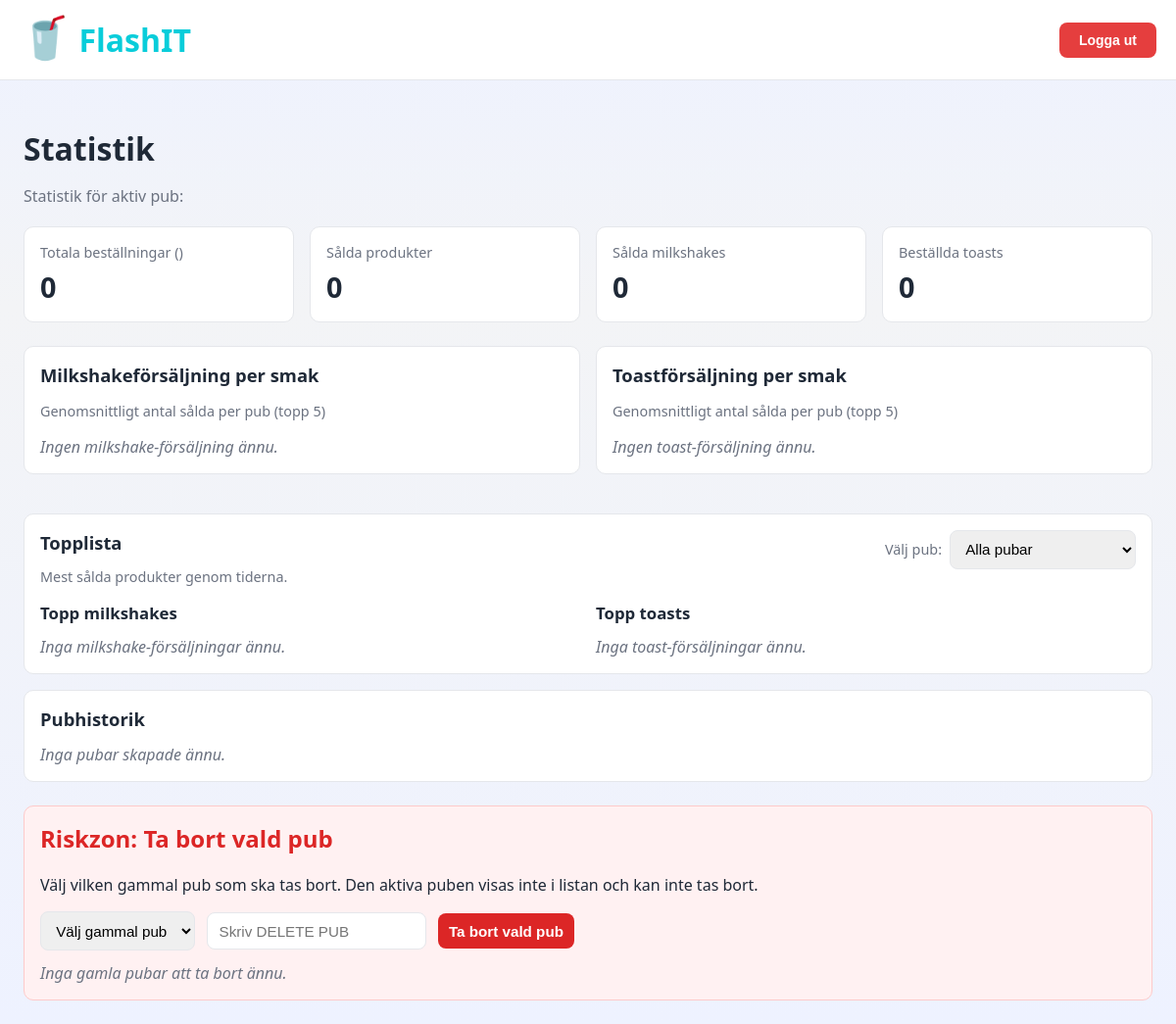
The app's page /views/statistics-view.php (signed in), older data.
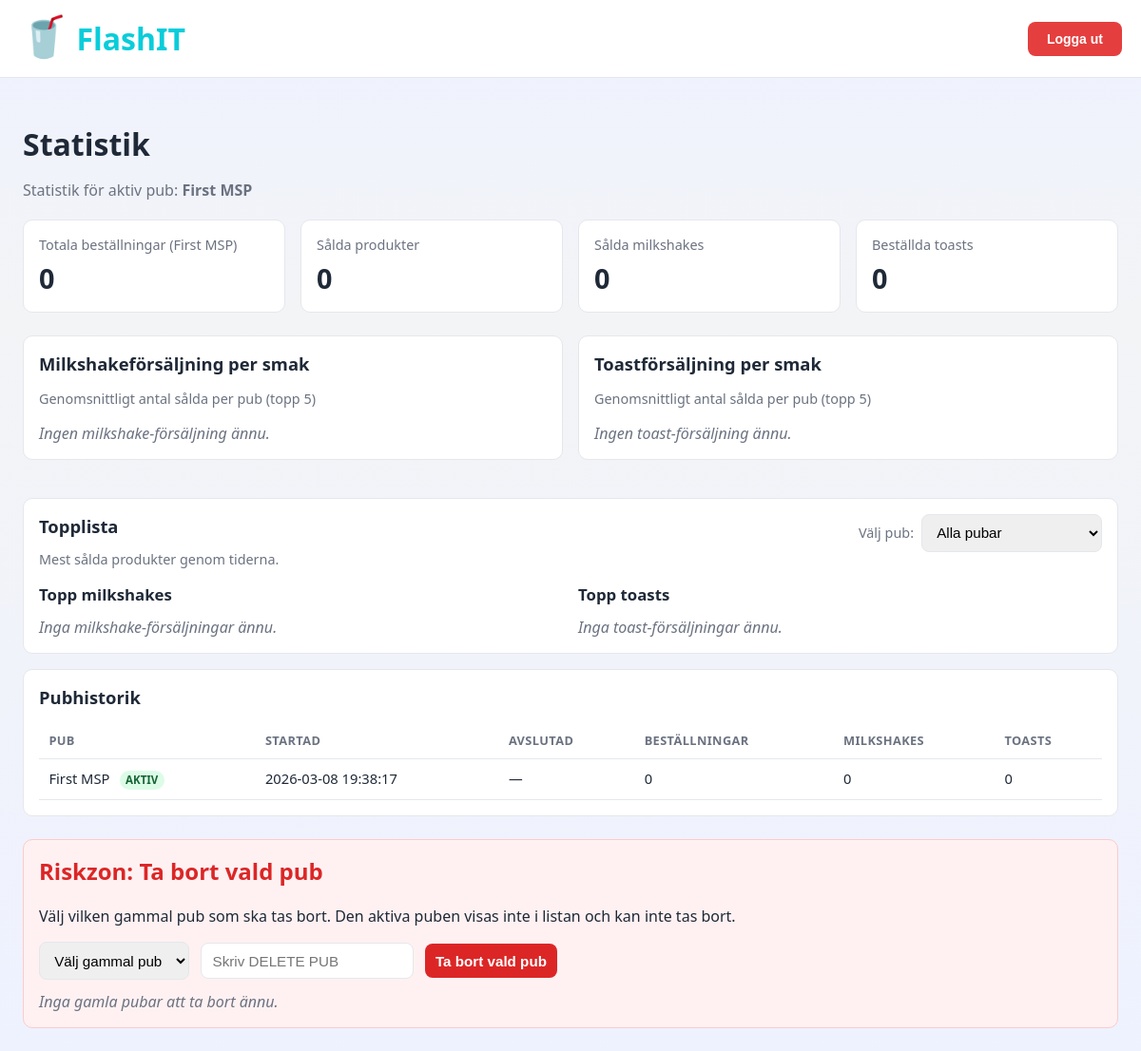
The same page, newer data.
### tables this page shows
CREATE TABLE IF NOT EXISTS pub_events (
    event_id INT UNSIGNED AUTO_INCREMENT PRIMARY KEY,
    event_name VARCHAR(120) NOT NULL,
    started_at TIMESTAMP DEFAULT CURRENT_TIMESTAMP,
    ended_at TIMESTAMP NULL,
    is_active TINYINT(1) NOT NULL DEFAULT 1
);

### public/views/statistics-view.php (the view, shortened to what this page needs)
<?php
$db = db();
$activePubId = (int) ($_SESSION['active_pub_id'] ?? 0);
$activePubName = $_SESSION['active_pub_name'] ?? '';
$selectedPubId = $activePubId;
$selectedPubName = $activePubName;
$leaderboardPubId = isset($_GET['leaderboard_pub_id']) && $_GET['leaderboard_pub_id'] !== 'all' ? (int) $_GET['leaderboard_pub_id'] : null;
$leaderboardPubName = 'Alla pubar';
$stmt = $db->prepare("SELECT COUNT(*) FROM orders WHERE event_id = ?");
$stmt->execute([$selectedPubId]);
$totalOrders = (int) $stmt->fetchColumn();
$stmt = $db->prepare("SELECT COUNT(*) FROM order_items oi JOIN orders o ON o.order_id = oi.order_id WHERE o.event_id = ?");
$stmt->execute([$selectedPubId]);
$totalItemsSold = (int) $stmt->fetchColumn();
$stmt = $db->prepare("SELECT COUNT(*) FROM order_items oi JOIN orders o ON o.order_id = oi.order_id JOIN menu_items mi ON oi.item_id = mi.item_id WHERE o.event_id = ? AND mi.category = 'milkshake'");
$stmt->execute([$selectedPubId]);
$totalMilkshakesSold = (int) $stmt->fetchColumn();
$stmt = $db->prepare("SELECT COUNT(*) FROM order_items oi JOIN orders o ON o.order_id = oi.order_id JOIN menu_items mi ON oi.item_id = mi.item_id WHERE o.event_id = ? AND mi.category = 'toast'");
$stmt->execute([$selectedPubId]);
$totalToastsSold = (int) $stmt->fetchColumn();
$milkshakeAverages = [];
$toastAverages = [];
if ($leaderboardPubId === null) {
    $topMilkshakes = $db->query("SELECT mi.name AS item_name, COUNT(*) AS sold FROM order_items oi JOIN menu_items mi ON oi.item_id = mi.item_id WHERE mi.category = 'milkshake' GROUP BY mi.item_id, mi.name ORDER BY sold DESC, mi.name ASC LIMIT 10")->fetchAll(PDO::FETCH_ASSOC);
    $topToasts = $db->query("SELECT mi.name AS item_name, COUNT(*) AS sold FROM order_items oi JOIN menu_items mi ON oi.item_id = mi.item_id WHERE mi.category = 'toast' GROUP BY mi.item_id, mi.name ORDER BY sold DESC, mi.name ASC LIMIT 10")->fetchAll(PDO::FETCH_ASSOC);
}
$pubHistory = $db->query("SELECT e.event_id, e.event_name, e.started_at, e.ended_at, e.is_active,
    (SELECT COUNT(*) FROM orders o WHERE o.event_id = e.event_id) AS total_orders,
    (SELECT COUNT(*) FROM order_items oi JOIN orders o ON o.order_id = oi.order_id JOIN menu_items mi ON oi.item_id = mi.item_id WHERE o.event_id = e.event_id AND mi.category = 'milkshake') AS total_milkshakes,
    (SELECT COUNT(*) FROM order_items oi JOIN orders o ON o.order_id = oi.order_id JOIN menu_items mi ON oi.item_id = mi.item_id WHERE o.event_id = e.event_id AND mi.category = 'toast') AS total_toasts
    FROM pub_events e ORDER BY e.started_at DESC")->fetchAll(PDO::FETCH_ASSOC);
?>
<!DOCTYPE html>
<html lang="sv">
<head>
</head>
<body>
    <?php require(TEMPLATE_PATH . "/admin_navbar.php"); ?>
    <div class="container">
        <h1>Statistik</h1>
        <p class="subtitle">Statistik för aktiv pub: <strong><?= htmlspecialchars($selectedPubName) ?></strong></p>
        <div class="kpi-grid">
            <div class="kpi">
                <div class="kpi-label">Totala beställningar (<?= htmlspecialchars($selectedPubName) ?>)</div>
                <div class="kpi-value"><?= $totalOrders ?></div>
            </div>
            <div class="kpi">
                <div class="kpi-label">Sålda produkter</div>
                <div class="kpi-value"><?= $totalItemsSold ?></div>
            </div>
            <div class="kpi">
                <div class="kpi-label">Sålda milkshakes</div>
                <div class="kpi-value"><?= $totalMilkshakesSold ?></div>
            </div>
            <div class="kpi">
                <div class="kpi-label">Beställda toasts</div>
                <div class="kpi-value"><?= $totalToastsSold ?></div>
            </div>
        </div>
        <div class="grid-2">
            <section class="card">
                <h2>Milkshakeförsäljning per smak</h2>
                <p style="color: #6b7280; font-size: 0.9rem; margin-bottom: 1rem;">Genomsnittligt antal sålda per pub (topp 5)</p>
                <?php if (empty($milkshakeAverages)): ?>
                    <p class="empty">Ingen milkshake-försäljning ännu.</p>
                <?php endif; ?>
            </section>
            <section class="card">
                <h2>Toastförsäljning per smak</h2>
                <p style="color: #6b7280; font-size: 0.9rem; margin-bottom: 1rem;">Genomsnittligt antal sålda per pub (topp 5)</p>
                <?php if (empty($toastAverages)): ?>
                    <p class="empty">Ingen toast-försäljning ännu.</p>
                <?php endif; ?>
            </section>
        </div>
        <section id="leaderboard-section" class="card" style="margin-top: 1rem;">
            <div class="leaderboard-header">
                <div>
                    <h2 class="leaderboard-title">Topplista</h2>
                    <p class="leaderboard-subtitle">Mest sålda produkter<?= $leaderboardPubId !== null ? ' för ' . htmlspecialchars($leaderboardPubName) : ' genom tiderna' ?>.</p>
                </div>
                <form method="get" class="pub-tools leaderboard-filter">
                    <label for="leaderboard_pub_id">Välj pub:</label>
                    <select name="leaderboard_pub_id" id="leaderboard_pub_id">
                        <option value="all" <?= $leaderboardPubId === null ? 'selected' : '' ?>>Alla pubar</option>
                    </select>
                </form>
            </div>
            <div class="leaderboard-grid" style="margin-top: 1rem;">
                <div>
                    <h3 style="margin: 0 0 0.8rem; font-size: 1.05rem;">Topp milkshakes</h3>
                    <?php if (empty($topMilkshakes)): ?>
                        <p class="empty">Inga milkshake-försäljningar ännu.</p>
                    <?php endif; ?>
                </div>
                <div>
                    <h3 style="margin: 0 0 0.8rem; font-size: 1.05rem;">Topp toasts</h3>
                    <?php if (empty($topToasts)): ?>
                        <p class="empty">Inga toast-försäljningar ännu.</p>
                    <?php endif; ?>
                </div>
            </div>
        </section>
        <section class="card" style="margin-bottom: 1.5rem;">
            <h2>Pubhistorik</h2>
            <?php if (empty($pubHistory)): ?>
                <p class="empty">Inga pubar skapade ännu.</p>
            <?php else: ?>
                <table>
                    <thead>
                        <tr>
                            <th>Pub</th>
                            <th>Startad</th>
                            <th>Avslutad</th>
                            <th>Beställningar</th>
                            <th>Milkshakes</th>
                            <th>Toasts</th>
                        </tr>
                    </thead>
                    <tbody>
                        <?php foreach ($pubHistory as $pub): ?>
                            <tr>
                                <td>
                                    <?= htmlspecialchars($pub['event_name']) ?>
                                    <?php if ((int) $pub['is_active'] === 1): ?>
                                        <span class="badge-active">AKTIV</span>
                                    <?php endif; ?>
                                </td>
                                <td><?= htmlspecialchars($pub['started_at']) ?></td>
                                <td><?= htmlspecialchars($pub['ended_at'] ?? '—') ?></td>
                                <td><?= (int) $pub['total_orders'] ?></td>
                                <td><?= (int) $pub['total_milkshakes'] ?></td>
                                <td><?= (int) $pub['total_toasts'] ?></td>
                            </tr>
                        <?php endforeach; ?>
                    </tbody>
                </table>
            <?php endif; ?>
        </section>
        <section class="danger-zone" style="margin-top: 1rem;">
            <h2>Riskzon: Ta bort vald pub</h2>
            <p>Välj vilken gammal pub som ska tas bort. Den aktiva puben visas inte i listan och kan inte tas bort.</p>
            <form method="post" class="pub-tools" onsubmit="return confirm('Ta bort vald pub och alla dess beställningar? Detta kan inte ångras.');">
                <select name="target_pub_id" required>
                    <option value="">Välj gammal pub</option>
                </select>
                <input type="text" name="confirm_delete_pub" placeholder="Skriv DELETE PUB" required autocomplete="off">
                <button type="submit" class="danger" name="delete_pub">Ta bort vald pub</button>
            </form>
            <?php
                $hasOldPubs = false;
            ?>
            <?php if (!$hasOldPubs): ?>
                <p class="empty" style="margin-top:0.75rem;">Inga gamla pubar att ta bort ännu.</p>
            <?php endif; ?>
        </section>
    </div>
</body>
</html>

### private/templates/admin_navbar.php (shortened to what this page needs)
<nav class="admin-navbar">
    <a href="<?= WWW_ROOT . '/index.php' ?>" class="navbar-brand">
        <span class="logo-icon">🥤</span>
        FlashIT
    </a>
    <form method="post" action="<?= htmlspecialchars($_SERVER['PHP_SELF'], ENT_QUOTES, 'UTF-8') ?>" style="margin: 0;">
        <button type="submit" name="logout-account" class="logout-btn">
            Logga ut
        </button>
    </form>
</nav>

### public/views/statistics-view.php (style rules this page uses)
:root { --bg: #f3f4f6; --bg-light: #f3f4f6; --surface: #ffffff; --border: #e5e7eb; --text-main: #1f2937; --text-sub: #6b7280; --primary: #2563eb; --danger: #dc2626; --success-bg: #dcfce7; --success-text: #166534; --error-bg: #fee2e2; --error-text: #991b1b; }
body { font-family: system-ui, -apple-system, Segoe UI, Roboto, Helvetica, Arial, sans-serif; margin: 0; background: linear-gradient(180deg, #eef2ff 0%, var(--bg-light) 30%, #eef2ff 100%); color: var(--text-main); }
.container { max-width: 1200px; margin: 0 auto; padding: 1.5rem; }
h1 { margin: 1.5rem 0 1rem; font-size: 2rem; }
.subtitle { margin-bottom: 1.25rem; color: var(--text-sub); }
.card { background: var(--surface); border: 1px solid var(--border); border-radius: 10px; padding: 1rem; margin-bottom: 1rem; }
.card h2 { margin: 0 0 0.8rem; font-size: 1.15rem; }
.pub-tools { display: flex; flex-wrap: wrap; gap: 0.75rem; align-items: center; }
.pub-tools input, .pub-tools select, .pub-tools button { padding: 0.6rem 0.7rem; border-radius: 8px; border: 1px solid var(--border); font-size: 0.95rem; }
.pub-tools button { border: none; background: var(--primary); color: #fff; font-weight: 700; cursor: pointer; }
.pub-tools button.danger { background: var(--danger); }
.kpi-grid { display: grid; grid-template-columns: repeat(4, minmax(0, 1fr)); gap: 1rem; margin-bottom: 1.5rem; }
.kpi { background: var(--surface); border: 1px solid var(--border); border-radius: 10px; padding: 1rem; }
.kpi-label { color: var(--text-sub); font-size: 0.9rem; margin-bottom: 0.4rem; }
.kpi-value { font-size: 1.8rem; font-weight: 800; }
.grid-2 { display: grid; grid-template-columns: 1fr 1fr; gap: 1rem; margin-bottom: 1.5rem; }
table { width: 100%; border-collapse: collapse; font-size: 0.92rem; }
th, td { border-bottom: 1px solid var(--border); text-align: left; padding: 0.65rem; vertical-align: top; }
th { color: var(--text-sub); font-size: 0.8rem; text-transform: uppercase; letter-spacing: 0.03em; }
.empty { color: var(--text-sub); font-style: italic; margin: 0; }
.danger-zone { border: 1px solid #fecaca; border-radius: 10px; padding: 1rem; background: #fff1f2; }
.danger-zone h2 { margin-top: 0; color: var(--danger); }
.badge-active { display: inline-block; margin-left: 0.4rem; font-size: 0.72rem; background: #dcfce7; color: #166534; padding: 0.15rem 0.4rem; border-radius: 999px; font-weight: 700; }
.leaderboard-grid { display: grid; grid-template-columns: 1fr 1fr; gap: 1rem; }
.leaderboard-header { display: flex; align-items: flex-start; justify-content: space-between; gap: 1rem; margin-bottom: 1rem; }
.leaderboard-title { margin: 0; }
.leaderboard-subtitle { color: var(--text-sub); font-size: 0.9rem; margin: 0.35rem 0 0; }
.leaderboard-filter { margin-left: auto; flex-wrap: nowrap; gap: 0.5rem; }
.leaderboard-filter label { white-space: nowrap; color: var(--text-sub); font-size: 0.9rem; }
.leaderboard-filter select { min-width: 190px; max-width: 260px; }

### private/templates/admin_navbar.php (style rules this page uses)
.admin-navbar { background-color: rgba(255, 255, 255, 0.98); padding: 12px 20px; border-bottom: 1px solid #e5e7eb; display: flex; align-items: center; gap: 15px; backdrop-filter: blur(2px); }
.navbar-brand { font-size: 32px; font-weight: 800; color: #09cdda; text-decoration: none; display: inline-flex; align-items: center; gap: 8px; margin-right: auto; padding: 4px 0; transition: all 0.2s ease; border: none; background: none; cursor: pointer; }
.navbar-brand .logo-icon { font-size: 42px; display: inline-flex; align-items: baseline; vertical-align: middle; margin-top: -8px; }
.admin-navbar a:not(.navbar-brand), .admin-navbar button { color: #667eea; text-decoration: none; padding: 6px 12px; border-radius: 6px; transition: all 0.2s ease; font-weight: 500; font-size: 14px; display: inline-flex; align-items: center; gap: 6px; border: 1.5px solid #667eea; background: none; cursor: pointer; }
.admin-navbar .logout-btn { padding: 10px 20px; background: #e53e3e; color: white; border: none; border-radius: 8px; font-size: 14px; font-weight: 600; cursor: pointer; transition: all 0.3s; float: right; }

Row changes from the older to the newer data that the page shows:
added pub_events: event_name "First MSP", is_active "AKTIV", started_at "2026-03-08 19:38:17", ended_at "—", total_orders "0", total_milkshakes "0", total_toasts "0"
Text that changed along with them:
$selectedPubName: (not shown) → "First MSP"
text no longer shown: "Inga pubar skapade ännu."
text now shown: "PUB STARTAD AVSLUTAD BESTÄLLNINGAR MILKSHAKES TOASTS"
